Frame 1 (no input): blank canvas, image omitted
Frame 60 (no input): blank canvas, image omitted
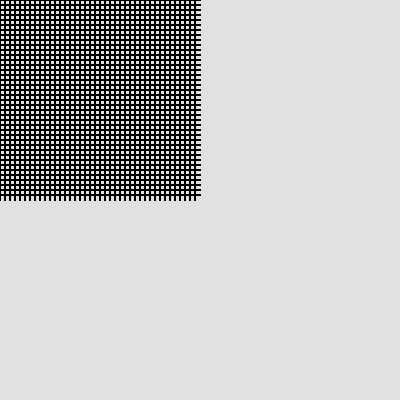
Frame 120 (the mouse pressed at the canvas centre since frame 60)

The p5.js sketch whose frames 1 and 60 were blank and that drew this single picture after the mouse press (run headless with seeded random() and noise() and a simulated clock; from frame 60 on, the mouse is pressed at the canvas centre):

// p5.js sketch
// ── sketch.js
function setup() {
  createCanvas(400, 400);
}

function draw() {
  background(225);
  for (i = 0; i < mouseX; i += 5) {
    for (j = 0; j < mouseY; j += 5) {
      line(0, i, mouseX, i);
      line(j,0, j, mouseY)
    }
  }

}
